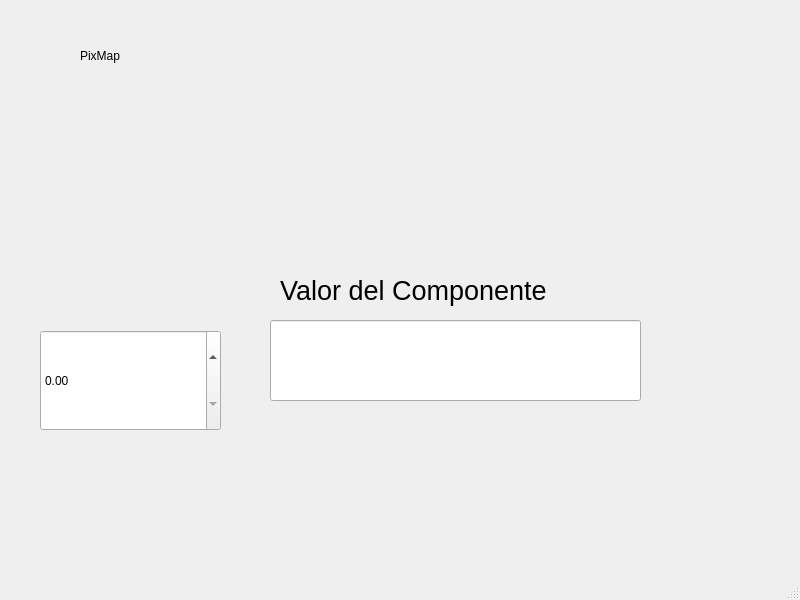
<?xml version="1.0" encoding="UTF-8"?>
<ui version="4.0">
 <class>MainWindow</class>
 <widget class="QMainWindow" name="MainWindow">
  <property name="geometry">
   <rect>
    <x>0</x>
    <y>0</y>
    <width>800</width>
    <height>600</height>
   </rect>
  </property>
  <property name="windowTitle">
   <string>MainWindow</string>
  </property>
  <widget class="QWidget" name="centralwidget">
   <widget class="QLabel" name="label">
    <property name="geometry">
     <rect>
      <x>10</x>
      <y>90</y>
      <width>161</width>
      <height>141</height>
     </rect>
    </property>
    <property name="styleSheet">
     <string notr="true"/>
    </property>
    <property name="text">
     <string/>
    </property>
    <property name="pixmap">
     <pixmap resource="../Archivos/Recursos.qrc">:/Logos/2.jpeg</pixmap>
    </property>
    <property name="scaledContents">
     <bool>true</bool>
    </property>
   </widget>
   <widget class="QLabel" name="label_2">
    <property name="geometry">
     <rect>
      <x>80</x>
      <y>20</y>
      <width>141</width>
      <height>71</height>
     </rect>
    </property>
    <property name="text">
     <string>PixMap</string>
    </property>
   </widget>
   <widget class="QLabel" name="label_3">
    <property name="geometry">
     <rect>
      <x>590</x>
      <y>100</y>
      <width>161</width>
      <height>141</height>
     </rect>
    </property>
    <property name="styleSheet">
     <string notr="true"/>
    </property>
    <property name="text">
     <string/>
    </property>
    <property name="pixmap">
     <pixmap resource="../Archivos/Recursos.qrc">:/Logos/2.jpeg</pixmap>
    </property>
    <property name="scaledContents">
     <bool>true</bool>
    </property>
   </widget>
   <widget class="QLabel" name="label_4">
    <property name="geometry">
     <rect>
      <x>630</x>
      <y>420</y>
      <width>161</width>
      <height>141</height>
     </rect>
    </property>
    <property name="styleSheet">
     <string notr="true"/>
    </property>
    <property name="text">
     <string/>
    </property>
    <property name="pixmap">
     <pixmap resource="../Archivos/Recursos.qrc">:/Logos/2.jpeg</pixmap>
    </property>
    <property name="scaledContents">
     <bool>true</bool>
    </property>
   </widget>
   <widget class="QLabel" name="label_5">
    <property name="geometry">
     <rect>
      <x>280</x>
      <y>270</y>
      <width>491</width>
      <height>41</height>
     </rect>
    </property>
    <property name="font">
     <font>
      <pointsize>20</pointsize>
     </font>
    </property>
    <property name="text">
     <string>Valor del Componente</string>
    </property>
   </widget>
   <widget class="QLineEdit" name="lineEdit">
    <property name="geometry">
     <rect>
      <x>270</x>
      <y>320</y>
      <width>371</width>
      <height>81</height>
     </rect>
    </property>
    <property name="font">
     <font>
      <pointsize>30</pointsize>
     </font>
    </property>
   </widget>
   <widget class="QDoubleSpinBox" name="doubleSpinBox">
    <property name="geometry">
     <rect>
      <x>40</x>
      <y>330</y>
      <width>181</width>
      <height>101</height>
     </rect>
    </property>
   </widget>
  </widget>
  <widget class="QMenuBar" name="menubar">
   <property name="geometry">
    <rect>
     <x>0</x>
     <y>0</y>
     <width>800</width>
     <height>26</height>
    </rect>
   </property>
  </widget>
  <widget class="QStatusBar" name="statusbar"/>
 </widget>
 <resources>
  <include location="../Archivos/Recursos.qrc"/>
 </resources>
 <connections/>
</ui>
